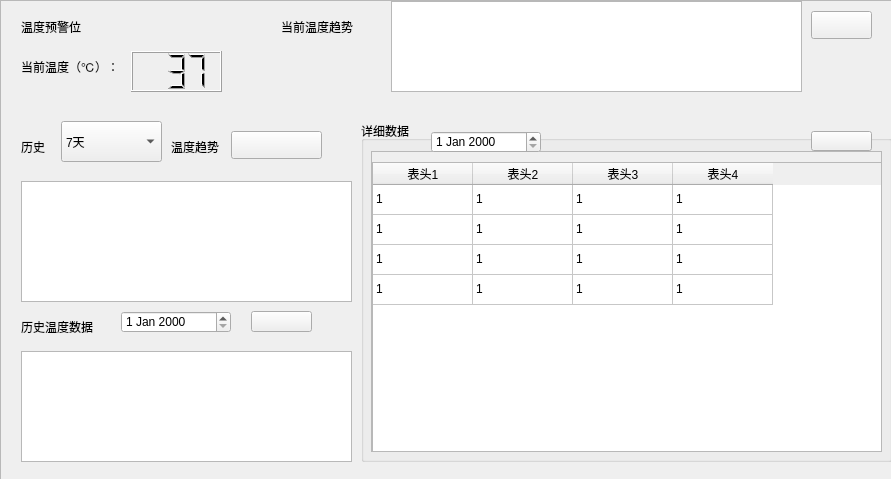
<?xml version="1.0" encoding="UTF-8"?>
<ui version="4.0">
 <class>tab_6_frame</class>
 <widget class="QWidget" name="tab_6_frame">
  <property name="geometry">
   <rect>
    <x>0</x>
    <y>0</y>
    <width>891</width>
    <height>479</height>
   </rect>
  </property>
  <property name="windowTitle">
   <string>Form</string>
  </property>
  <widget class="QWidget" name="verticalLayoutWidget_4">
   <property name="geometry">
    <rect>
     <x>0</x>
     <y>0</y>
     <width>901</width>
     <height>611</height>
    </rect>
   </property>
   <layout class="QVBoxLayout" name="tab_6_layout">
    <item>
     <widget class="QScrollArea" name="tab_6_layout_scroll">
      <property name="sizeAdjustPolicy">
       <enum>QAbstractScrollArea::AdjustToContents</enum>
      </property>
      <property name="widgetResizable">
       <bool>true</bool>
      </property>
      <widget class="QWidget" name="tab_6_layout_scroll_content">
       <property name="geometry">
        <rect>
         <x>0</x>
         <y>0</y>
         <width>897</width>
         <height>607</height>
        </rect>
       </property>
       <widget class="QLabel" name="nowdata_label">
        <property name="geometry">
         <rect>
          <x>20</x>
          <y>50</y>
          <width>121</width>
          <height>31</height>
         </rect>
        </property>
        <property name="text">
         <string>当前温度（℃）：</string>
        </property>
       </widget>
       <widget class="QLCDNumber" name="nowdata_lcdnumber">
        <property name="geometry">
         <rect>
          <x>130</x>
          <y>50</y>
          <width>91</width>
          <height>41</height>
         </rect>
        </property>
        <property name="digitCount">
         <number>3</number>
        </property>
        <property name="value" stdset="0">
         <double>37.000000000000000</double>
        </property>
       </widget>
       <widget class="QLabel" name="nowdata_trend_label">
        <property name="geometry">
         <rect>
          <x>280</x>
          <y>10</y>
          <width>81</width>
          <height>31</height>
         </rect>
        </property>
        <property name="text">
         <string>当前温度趋势</string>
        </property>
       </widget>
       <widget class="QGraphicsView" name="nowdata_trend_charts">
        <property name="geometry">
         <rect>
          <x>390</x>
          <y>0</y>
          <width>411</width>
          <height>91</height>
         </rect>
        </property>
        <property name="styleSheet">
         <string notr="true"/>
        </property>
       </widget>
       <widget class="QPushButton" name="export_alldata_btn">
        <property name="geometry">
         <rect>
          <x>810</x>
          <y>10</y>
          <width>61</width>
          <height>28</height>
         </rect>
        </property>
        <property name="text">
         <string/>
        </property>
        <property name="icon">
         <iconset resource="../../../resource/mainPage.qrc">
          <normaloff>:/dark/export.svg</normaloff>:/dark/export.svg</iconset>
        </property>
       </widget>
       <widget class="QLabel" name="history_label1">
        <property name="geometry">
         <rect>
          <x>20</x>
          <y>130</y>
          <width>31</width>
          <height>31</height>
         </rect>
        </property>
        <property name="text">
         <string>历史</string>
        </property>
       </widget>
       <widget class="QLabel" name="history_label2">
        <property name="geometry">
         <rect>
          <x>170</x>
          <y>130</y>
          <width>51</width>
          <height>31</height>
         </rect>
        </property>
        <property name="text">
         <string>温度趋势</string>
        </property>
       </widget>
       <widget class="QComboBox" name="history_combox">
        <property name="geometry">
         <rect>
          <x>60</x>
          <y>120</y>
          <width>101</width>
          <height>41</height>
         </rect>
        </property>
        <item>
         <property name="text">
          <string>7天</string>
         </property>
        </item>
        <item>
         <property name="text">
          <string>3天</string>
         </property>
        </item>
        <item>
         <property name="text">
          <string>1天</string>
         </property>
        </item>
       </widget>
       <widget class="QPushButton" name="export_history_btn">
        <property name="geometry">
         <rect>
          <x>230</x>
          <y>130</y>
          <width>91</width>
          <height>28</height>
         </rect>
        </property>
        <property name="text">
         <string/>
        </property>
        <property name="icon">
         <iconset resource="../../../resource/mainPage.qrc">
          <normaloff>:/dark/export.svg</normaloff>:/dark/export.svg</iconset>
        </property>
       </widget>
       <widget class="QGraphicsView" name="history_charts">
        <property name="geometry">
         <rect>
          <x>20</x>
          <y>180</y>
          <width>331</width>
          <height>121</height>
         </rect>
        </property>
        <property name="styleSheet">
         <string notr="true"/>
        </property>
       </widget>
       <widget class="QLabel" name="history_detail_label">
        <property name="geometry">
         <rect>
          <x>20</x>
          <y>310</y>
          <width>91</width>
          <height>31</height>
         </rect>
        </property>
        <property name="text">
         <string>历史温度数据</string>
        </property>
       </widget>
       <widget class="QDateEdit" name="history_detail_dateedit">
        <property name="geometry">
         <rect>
          <x>120</x>
          <y>310</y>
          <width>110</width>
          <height>22</height>
         </rect>
        </property>
       </widget>
       <widget class="QPushButton" name="export_history_detail_btn">
        <property name="geometry">
         <rect>
          <x>250</x>
          <y>310</y>
          <width>61</width>
          <height>21</height>
         </rect>
        </property>
        <property name="text">
         <string/>
        </property>
        <property name="icon">
         <iconset resource="../../../resource/mainPage.qrc">
          <normaloff>:/dark/export.svg</normaloff>:/dark/export.svg</iconset>
        </property>
       </widget>
       <widget class="QGraphicsView" name="history_detail_charts">
        <property name="geometry">
         <rect>
          <x>20</x>
          <y>350</y>
          <width>331</width>
          <height>111</height>
         </rect>
        </property>
        <property name="styleSheet">
         <string notr="true"/>
        </property>
       </widget>
       <widget class="QLabel" name="data_alarm">
        <property name="geometry">
         <rect>
          <x>20</x>
          <y>10</y>
          <width>121</width>
          <height>31</height>
         </rect>
        </property>
        <property name="text">
         <string>温度预警位</string>
        </property>
       </widget>
       <widget class="QGroupBox" name="detaildata_groupbox">
        <property name="geometry">
         <rect>
          <x>360</x>
          <y>120</y>
          <width>531</width>
          <height>341</height>
         </rect>
        </property>
        <property name="styleSheet">
         <string notr="true"/>
        </property>
        <property name="title">
         <string>详细数据</string>
        </property>
        <property name="flat">
         <bool>false</bool>
        </property>
        <widget class="QScrollArea" name="detaildata_scroll">
         <property name="geometry">
          <rect>
           <x>10</x>
           <y>30</y>
           <width>511</width>
           <height>301</height>
          </rect>
         </property>
         <property name="widgetResizable">
          <bool>true</bool>
         </property>
         <widget class="QWidget" name="detaildata_scroll_content">
          <property name="geometry">
           <rect>
            <x>0</x>
            <y>0</y>
            <width>509</width>
            <height>299</height>
           </rect>
          </property>
          <widget class="QTableWidget" name="detaildata_table">
           <property name="geometry">
            <rect>
             <x>0</x>
             <y>10</y>
             <width>511</width>
             <height>301</height>
            </rect>
           </property>
           <property name="styleSheet">
            <string notr="true"/>
           </property>
           <property name="selectionMode">
            <enum>QAbstractItemView::NoSelection</enum>
           </property>
           <property name="selectionBehavior">
            <enum>QAbstractItemView::SelectItems</enum>
           </property>
           <property name="sortingEnabled">
            <bool>true</bool>
           </property>
           <attribute name="horizontalHeaderVisible">
            <bool>true</bool>
           </attribute>
           <attribute name="horizontalHeaderHighlightSections">
            <bool>true</bool>
           </attribute>
           <attribute name="verticalHeaderVisible">
            <bool>false</bool>
           </attribute>
           <row>
            <property name="text">
             <string/>
            </property>
           </row>
           <row>
            <property name="text">
             <string/>
            </property>
           </row>
           <row>
            <property name="text">
             <string/>
            </property>
           </row>
           <row>
            <property name="text">
             <string/>
            </property>
           </row>
           <column>
            <property name="text">
             <string>表头1</string>
            </property>
           </column>
           <column>
            <property name="text">
             <string>表头2</string>
            </property>
           </column>
           <column>
            <property name="text">
             <string>表头3</string>
            </property>
           </column>
           <column>
            <property name="text">
             <string>表头4</string>
            </property>
           </column>
           <item row="0" column="0">
            <property name="text">
             <string>1</string>
            </property>
           </item>
           <item row="0" column="1">
            <property name="text">
             <string>1</string>
            </property>
           </item>
           <item row="0" column="2">
            <property name="text">
             <string>1</string>
            </property>
           </item>
           <item row="0" column="3">
            <property name="text">
             <string>1</string>
            </property>
           </item>
           <item row="1" column="0">
            <property name="text">
             <string>1</string>
            </property>
           </item>
           <item row="1" column="1">
            <property name="text">
             <string>1</string>
            </property>
           </item>
           <item row="1" column="2">
            <property name="text">
             <string>1</string>
            </property>
           </item>
           <item row="1" column="3">
            <property name="text">
             <string>1</string>
            </property>
           </item>
           <item row="2" column="0">
            <property name="text">
             <string>1</string>
            </property>
           </item>
           <item row="2" column="1">
            <property name="text">
             <string>1</string>
            </property>
           </item>
           <item row="2" column="2">
            <property name="text">
             <string>1</string>
            </property>
           </item>
           <item row="2" column="3">
            <property name="text">
             <string>1</string>
            </property>
           </item>
           <item row="3" column="0">
            <property name="text">
             <string>1</string>
            </property>
           </item>
           <item row="3" column="1">
            <property name="text">
             <string>1</string>
            </property>
           </item>
           <item row="3" column="2">
            <property name="text">
             <string>1</string>
            </property>
           </item>
           <item row="3" column="3">
            <property name="text">
             <string>1</string>
            </property>
           </item>
          </widget>
         </widget>
        </widget>
        <widget class="QDateEdit" name="detaildata_dateEdit">
         <property name="geometry">
          <rect>
           <x>70</x>
           <y>10</y>
           <width>110</width>
           <height>22</height>
          </rect>
         </property>
        </widget>
        <widget class="QPushButton" name="export_detaildata_btn">
         <property name="geometry">
          <rect>
           <x>450</x>
           <y>10</y>
           <width>61</width>
           <height>20</height>
          </rect>
         </property>
         <property name="text">
          <string/>
         </property>
         <property name="icon">
          <iconset resource="../../../resource/mainPage.qrc">
           <normaloff>:/dark/export.svg</normaloff>:/dark/export.svg</iconset>
         </property>
        </widget>
       </widget>
      </widget>
     </widget>
    </item>
   </layout>
  </widget>
 </widget>
 <resources>
  <include location="../../../resource/mainPage.qrc"/>
 </resources>
 <connections/>
</ui>
